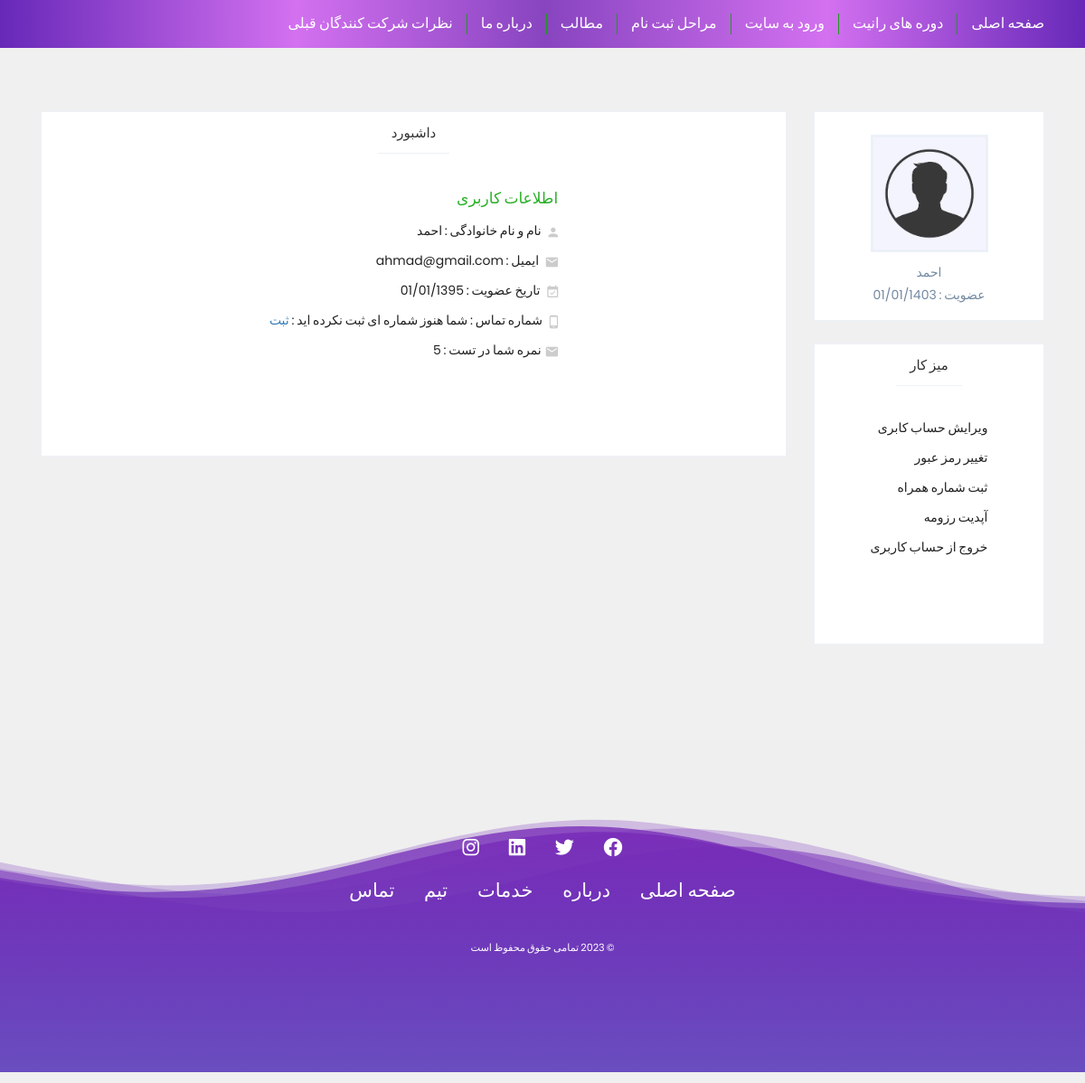
/user/account (signed in), run on an earlier commit of the app's database.
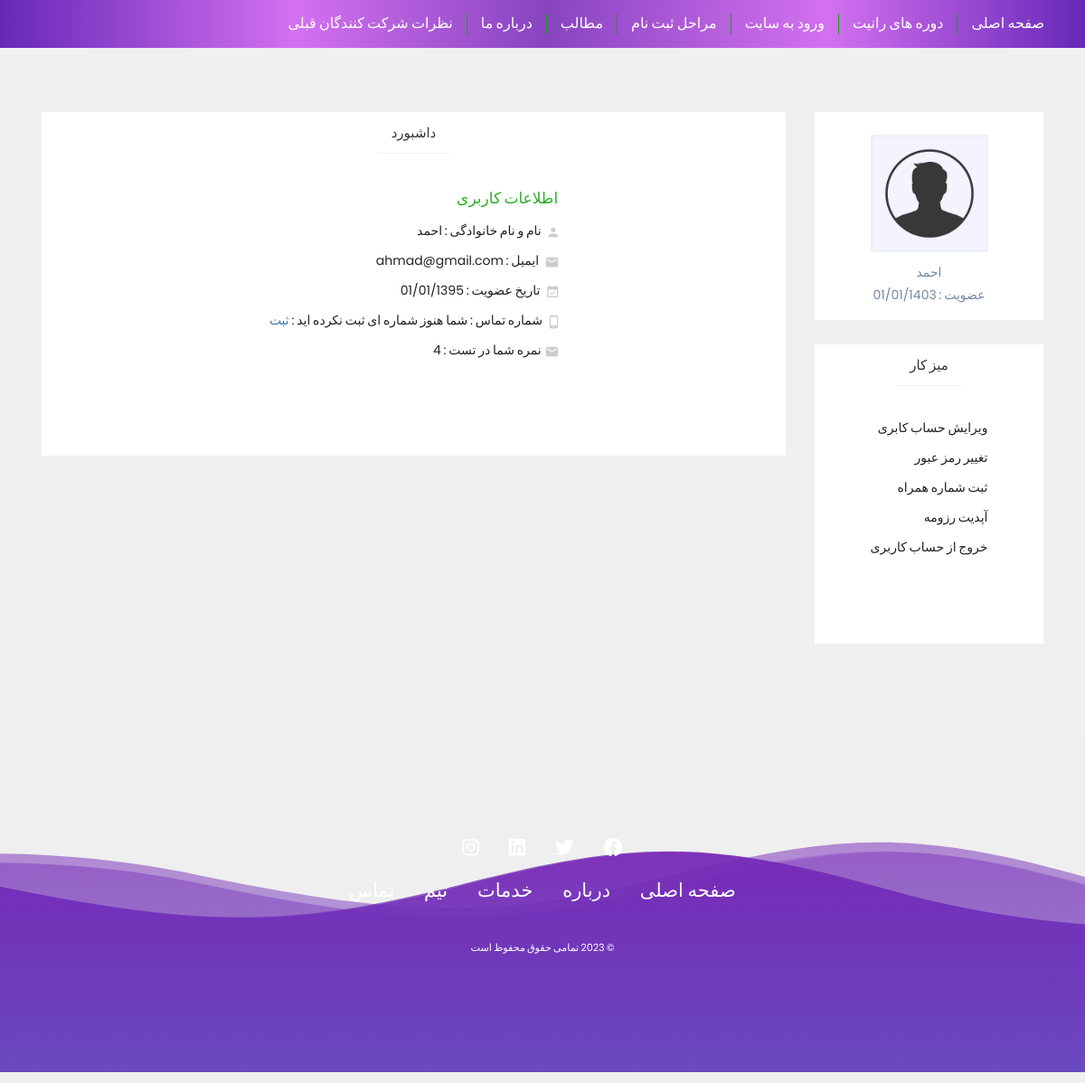
And on a later commit of the database.
### runnit_project/models.py (models this page shows, shortened)
class User(db.Model):
    user_id = db.Column(db.Integer, primary_key=True)
    firstname = db.Column(db.String(50), nullable=False)
    lastname = db.Column(db.String(50), nullable=False)
    email = db.Column(db.String(100), unique=True, nullable=False)
    phone_number = db.Column(db.String(15), nullable=True)
    profile_pic = db.Column(db.String(200))
    resume = db.Column(db.String(150), nullable=True)  # Stores the resume file path
    resume_approved = db.Column(SQLAEnum(ResumeStatus), nullable=True)
    iqtest_score = db.Column(db.Integer, nullable=True)
    _password = db.Column(db.String(250), nullable=False)
    is_admin = db.Column(db.Boolean, default=False)
    is_superuser = db.Column(db.Boolean, default=False)
    is_authenticated = db.Column(db.Boolean, default=False)
    posts = db.relationship('Post', backref='user', lazy=True)
    comments = db.relationship('Comment', backref='user', lazy=True)
    ratings = db.relationship('Rating', backref='user', lazy=True)
    resume = db.relationship("Resume", back_populates="user", uselist=False)  # uselist=False ensures one-to-one
    course = db.relationship('Course', backref='user', lazy=True)
    iqtest = db.relationship('IQTest', backref='user', lazy=True)
    type = db.Column(db.String(50))
    @property
    def password(self):
        raise AttributeError("password is not a readable attribute")

class Admin(User):
    def __init__(self, firstname, lastname, email, password, **kwargs):
        super().__init__(firstname=firstname, lastname=lastname, email=email, password=password, **kwargs)
        self.is_admin = True

### runnit_project/routes.py (the view)
@login_required
@app.route('/user/account')
def user_account():
    user_id= session['user_id']
    user = User.query.filter_by(user_id = user_id).first()
    return render_template("account.html",user = user)

### run.py (called while the page is built, shortened)
@app.before_request
def create_initials():
    if not "language" in session:
        session["language"] = 'fa'
    global initialization_done

### runnit_project/templates/account.html (shortened to what this page needs)
{% extends './shared/base.html' %}
{% block content %}
<main>
    <div class="container">
        <div class="user-account">
            <div class="row">
                <div class="col-md-3 col-sm-4 col-xs-12">
                    <aside>
                        <div class="avatar-layer">
                            <div class="img-layer">
                                <img src="{{ url_for('static', filename=user.profile_pic.replace('static/', '').replace('runnit_project/', '').replace('\\', '/')) }}">
                            </div>
                            <div class="detail">
                                <span>  {{user.firstname}}</span>
                                <span> عضویت : 01/01/1403 </span>
                            </div>
                        </div>
                        <section>
                            <header><h3> میز کار </h3></header>
                            <div class="inner">
                                <ul>
                                    <li><a href=""> ویرایش حساب کابری </a></li>
                                    <li><a href=""> تغییر رمز عبور </a></li>
                                    <li><a href="{{url_for('enter_phone')}}"> ثبت شماره همراه</a></li>
                              <li><a href="{{url_for('upload_resume')}}"> {% if user.resume %}آپدیت رزومه{% else %} آپلود رزومه{% endif %}
                                        </a></li>
                                    <li><a href="{{url_for('logout')}}"> خروج از حساب کاربری </a></li>
                                </ul>
                            </div>
                        </section>
                    </aside>
                </div>
                <div class="col-md-9 col-sm-8 col-xs-12">
                    <section class="user-account-content">
                        <header><h1> داشبورد </h1></header>
                        <div class="inner">
                            <div class="account-information">
                                <h3> اطلاعات کاربری </h3>
                                <ul>
                                    <li> <i class="zmdi zmdi-account"></i> نام و نام خانوادگی : {{user.firstname}} {{user.latname}} </li>
                                    <li> <i class="zmdi zmdi-email"></i> ایمیل : {{user.email}}</li>
                                    <li> <i class="zmdi zmdi-calendar-check"></i> تاریخ عضویت : 01/01/1395 </li>
                                    <li> <i class="zmdi zmdi-smartphone-android"></i> شماره تماس : {%if user.phone %}{{user.phone}}{% else %}شما هنوز شماره ای ثبت نکرده اید : <a href="{{url_for('enter_phone')}}"> ثبت </a>{% endif %}</li>
                                    <li> <i class="zmdi zmdi-email"></i>{% if user.iqtest_score or user.iqtest_score == 0 %}نمره شما در تست : {{user.iqtest_score}} </li>{% else %} در آزمون شرکت هوش شرکت کنید <a href="{{url_for('submit_iq_test',user_id = user.user_id)}}">شرکت در آزمون</a>{% endif %}
                                </ul>
                            </div>
                        </div>
                    </section>
                </div>
            </div>
        </div>
    </div>
</main>
{% endblock %}

### runnit_project/templates/shared/base.html (shortened to what this page needs)
<!DOCTYPE html>
<html lang="fa">
<head>
    <link href="https://cdn.jsdelivr.net/npm/bootstrap@5.3.3/dist/css/bootstrap.min.css" rel="stylesheet"
>
    {% include "./shared/_headerREF.html" %}
</head>
<body>
    {% include "./shared/HeaderComponent2.html" %}
    <main style="min-height: calc(100vh - 200px);">
        {% block content %}{% endblock %}
    </main>
    {% include "./shared/FooterComponent.html" %}
</body>
</html>

### runnit_project/templates/shared/_headerREF.html (shortened to what this page needs)
<link rel="stylesheet" type="text/css" href="./../../static/css/bootstrap.min.css">
<link rel="stylesheet" type="text/css" href="./../../static/css/bootstrap-rtl.min.css">
<link rel="stylesheet" type="text/css" href="./../../static/css/material-design-iconic-font.min.css">
<link rel="stylesheet" type="text/css" href="./../../static/css/style.css">

### runnit_project/templates/shared/HeaderComponent2.html (shortened to what this page needs)
<div class="main-menu">
    <div class="container">
        <nav>
            <ul>
                <li><a href="{{ url_for('home') }}">صفحه اصلی  </a>
                </li>
                <li><a href="{{ url_for('courses') }}"> دوره های رانیت </a>
                </li>
                <li><a href="{{url_for('login')}}"> ورود به سایت</a></li>
                <li><a href="{{url_for('signup')}}">  مراحل ثبت نام </a>
                </li>
                <li><a href="{{url_for('all_posts')}}"> مطالب  </a></li>
                <li><a href="{{url_for('about_us')}}">  درباره ما </a></li>
                <li><a href="{{url_for('recent_users_comments')}}"> نظرات شرکت کنندگان قبلی  </a></li>
            </ul>
        </nav>
    </div>
</div>

### runnit_project/templates/shared/FooterComponent.html (shortened to what this page needs)
<!DOCTYPE html>
<html dir="rtl" lang="fa-IR">
<head>
    <link rel="stylesheet" type="text/css" href="./../../static/css/style3.css">
    <link rel="stylesheet" href="https://cdnjs.cloudflare.com/ajax/libs/font-awesome/6.4.0/css/all.min.css" />
</head>
<body>
    <footer>
        <div class="background">
        </div>
        <section>
            <ul class="socials">
                <li><a href="#" class="fa-brands fa-facebook"></a></li>
                <li><a href="#" class="fa-brands fa-twitter"></a></li>
                <li><a href="#" class="fa-brands fa-linkedin"></a></li>
                <li><a href="#" class="fa-brands fa-instagram"></a></li>
            </ul>
            <ul class="links">
                <li><a href="#">صفحه اصلی</a></li>
                <li><a href="#">درباره</a></li>
                <li><a href="#">خدمات</a></li>
                <li><a href="#">تیم</a></li>
                <li><a href="#">تماس</a></li>
            </ul>
            <p class="legal">© 2023 تمامی حقوق محفوظ است</p>
        </section>
    </footer>
</body>
</html>

### runnit_project/static/css/style.css (style rules this page uses)
html { overflow-x: hidden; }
body { margin: 0; padding: 0; font-family: 'BYekan'; font-size: 14px; word-spacing: -1px; background-color: #fff }
a:link,a:hover,a:active { text-decoration: none; outline: 0 !important }
i,span,label,a { display: inline-block; font-weight: normal; }
ul { list-style: none !important; list-style-type: none !important; margin: 0; padding: 0 }
h1,h2,h3,h4,h5,h6 { font-size: 15px; margin: 0; padding: 0 }
img { max-width: 100% }
a,i,input[type="submit"], form button { -webkit-transition : all 0.2s linear 0s; -moz-transition : all 0.2s linear 0s; -ms-transition : all 0.2s linear 0s; -o-transition : all 0.2s linear 0s; transition : all 0.2s linear 0s }
.main-menu { background-image:linear-gradient(270deg, #6728b8, #cf5ff0e0 23.78%, #7728b8db 49.83%, #cf5ff0e0 72.74%, #6728b8); position: relative; }
.main-menu nav { position: relative; }
.main-menu nav > ul > li { float: right; padding: 15px 0; position: relative; }
.main-menu nav > ul > li:first-child a { padding-right: 0 }
.main-menu nav > ul > li > a { color: #fff; padding: 0 15px; border-left: 1px solid #20991d; font-size: 16px }
.main-menu nav > ul > li:last-child > a { border-left: 0 }
main { padding: 35px 0 45px }
.user-account aside > section, .user-account .avatar-layer { border:1px solid #ecf1f8; margin-bottom: 25px; background-color: #fff }
.user-account .avatar-layer .img-layer { margin: 25px auto 0; position: relative; z-index: 1; width: 130px; height: 130px; position: relative; display: -webkit-box; display: -webkit-flex; display: -ms-flexbox; display: flex; -webkit-box-align: center; -webkit-align-items: center; -ms-flex-align: center; align-items: center; -webkit-box-pack: center; -webkit-justify-content: center; -ms-flex-pack: center; justify-content: center; }
.user-account .avatar-layer .img-layer img { width: 130px; height: 130px; border:3px solid #ecf1f8; z-index: 1; position: relative; }
.user-account .avatar-layer .detail { width: 100%; padding: 10px 0 15px; text-align: center; }
.user-account .avatar-layer .detail span { font-size: 14px; word-spacing: -1px; line-height: 25px; color: #7389a3; display: block; }
.user-account aside > section header { padding: 5px 15px; border-bottom: 1px solid #ecf1f8 }
.user-account aside > section header h3 { font-size: 15px; line-height: 35px; }
.user-account aside > section .inner { padding: 10px 15px }
.user-account aside > section .inner ul li a { display: block; font-size: 14px; line-height: 25px; padding: 4px 0; color: #222 }
.user-account .user-account-content { border:1px solid #ecf1f8; margin-bottom: 25px; background-color: #fff; }
.user-account .user-account-content > header { padding: 5px 15px; border-bottom: 1px solid #ecf1f8 }
.user-account .user-account-content > header h1 { font-size: 15px; line-height: 35px; }
.user-account .user-account-content .inner { padding: 20px }
.user-account .user-account-content .inner .account-information h3 { font-size: 17px; margin-bottom: 10px; color: #2aaf27 }
.user-account .user-account-content .inner .account-information ul li { display: block; font-size: 14px; line-height: 25px; padding: 4px 0; color: #222 }
.user-account .user-account-content .inner .account-information ul li i { margin-left: 5px; position: relative; top: 3px; font-size: 16px; color: #ccc }

### runnit_project/static/css/style3.css (style rules this page uses)
svg { position: absolute; top: 0; left: 0; width: 100%; height: 100%; transform: scaleY(3) scaleX(2.25); transform-origin: bottom; box-sizing: border-box; display: block; pointer-events: none; }
footer { position: relative; left: 0; bottom: 12px; display: flex; width: 100%; height: 370px; }
section { display: flex; flex-direction: column; justify-content: flex-end; gap: 30px; padding-bottom: 80px; padding-left: 60px; width: 100%; }
@media (width > 420px) { section { align-items: center; padding-left: 0; gap: 20px; } }
@media (width > 420px) { .links { gap: 20px; } }

### runnit_project/templates/shared/FooterComponent.html (style rules this page uses)
body { font-family: 'Poppins', sans-serif; margin: 0; padding: 0; background-color: #f0f0f0; }
footer { position: relative; color: white; text-align: center; padding: 40px 0; background: rgba(113, 81, 126, 0.002); }
.background { position: absolute; top: 0; left: 0; width: 100%; height: 100%; overflow: hidden; z-index: -1; }
.socials, .links { list-style: none; padding: 0; margin: 0; }
.socials li, .links li { display: inline; margin: 0 15px; }
.socials a, .links a { color: white; text-decoration: none; font-size: 1.5em; }
.legal { margin-top: 20px; font-size: 0.8em; }

What changed in the data, as far as the page shows it:
changed Admin "احمد": iqtest_score "5" → "4"
